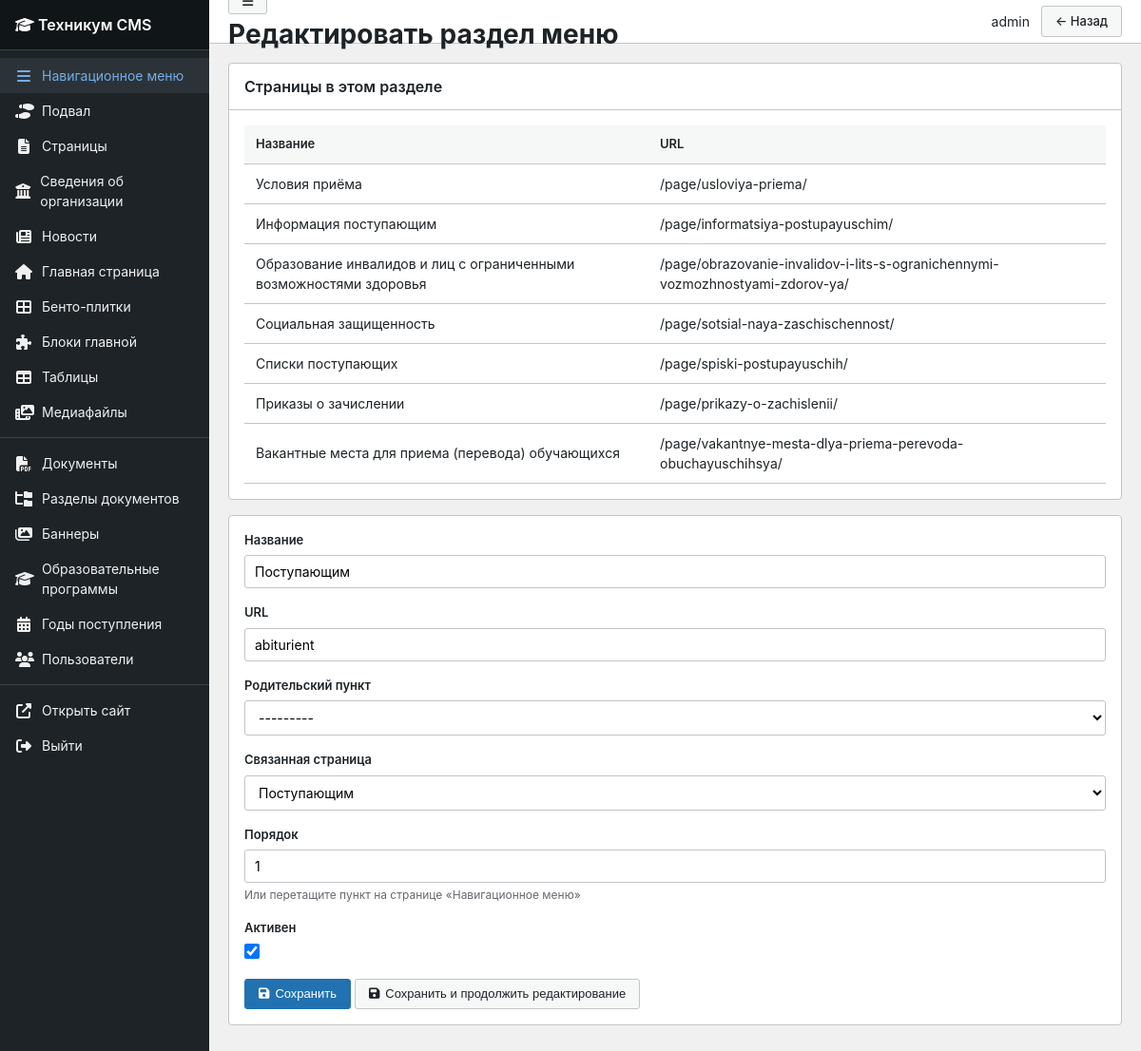
Page /panel/menu/2/edit/ (signed in) on the committed database.
### cms/models.py (models this page shows, shortened)
class MenuItem(MPTTModel):
    title = models.CharField('Название', max_length=200)
    slug = models.SlugField('URL', max_length=200, unique=True, blank=True)
    parent = TreeForeignKey(
        'self',
        on_delete=models.CASCADE,
        null=True,
        blank=True,
        related_name='children',
        verbose_name='Родительский пункт'
    )
    page = models.OneToOneField(
        'Page',
        on_delete=models.SET_NULL,
        null=True,
        blank=True,
        related_name='menu_item',
        verbose_name='Связанная страница'
    )
    order = models.IntegerField('Порядок', default=0)
    is_active = models.BooleanField('Активен', default=True)
    created_at = models.DateTimeField('Создано', auto_now_add=True)
    updated_at = models.DateTimeField('Обновлено', auto_now=True)
    class MPTTMeta:
        order_insertion_by = ['order']
    class Meta:
        verbose_name = 'Пункт меню'
        verbose_name_plural = 'Навигационное меню'
        ordering = ['order', 'title']
    def __str__(self):
        return self.title
    def get_absolute_url(self):
        children = self.get_children().filter(is_active=True).order_by('order', 'title')
        for child in children:
            if child.page_id:
                return child.page.get_absolute_url()
            if child.slug:
                return self._url_for_slug(child.slug)
        if self.page_id:
            return self.page.get_absolute_url()
        if self.slug:
            return self._url_for_slug(self.slug)
        return '#'
    @staticmethod
    def _url_for_slug(slug):
        if slug in ('news', 'novosti', 'novosti-test'):
            return '/news/'
        return f'/page/{slug}/'

### cms/panel_views.py (the view)
# urls.py: path('menu/<int:pk>/edit/', panel_views.menu_edit, name='menu_edit'),
@staff_required
def menu_edit(request, pk=None):
    obj = get_object_or_404(MenuItem, pk=pk) if pk else None
    section_pages = []
    if obj:
        section_pages = list(obj.get_children().filter(is_active=True).order_by('order', 'title'))
        if not section_pages and obj.page:
            section_pages = list(
                MenuItem.objects.filter(parent=obj.parent, is_active=True).order_by('order', 'title')
            ) if obj.parent else []
    if request.method == 'POST':
        form = MenuItemForm(request.POST, instance=obj)
        if form.is_valid():
            obj = form.save()
            messages.success(request, 'Пункт меню сохранён')
            if '_continue' in request.POST:
                return redirect('panel:menu_edit', pk=obj.pk)
            return redirect('panel:menu_list')
    else:
        form = MenuItemForm(instance=obj)
    return render(request, 'panel/menu_form.html', {
        'form': form,
        'object': obj,
        'section_pages': section_pages,
        'active_menu': 'menu',
        'title': 'Редактировать раздел меню' if obj else 'Добавить раздел меню',
        'back_url': reverse('panel:menu_list'),
    })

### cms/panel_forms.py
class MenuItemForm(StyledModelForm):
    class Meta:
        model = MenuItem
        fields = ['title', 'slug', 'parent', 'page', 'order', 'is_active']
        help_texts = {
            'order': 'Или перетащите пункт на странице «Навигационное меню»',
        }

### cms/context_processors.py (called while the page is built)
def _dedupe_root_menu(items):
    items = list(items)
    best = {}
    for item in items:
        key = (item.title or '').strip().casefold()
        if not key:
            continue
        children = item.get_children().filter(is_active=True).count()
        score = (1 if item.page_id else 0, children, -item.order, item.pk)
        prev = best.get(key)
        if prev is None or score > prev[1]:
            best[key] = (item.pk, score)
    keep = {pk for pk, _ in best.values()}
    return [item for item in items if item.pk in keep]

def get_root_menu_items():
    menu_items = MenuItem.objects.filter(
        parent=None, is_active=True
    ).order_by('order', 'title')
    return _dedupe_root_menu(menu_items)

def site_context(request):
    homepage = HomePage.load()
    return {
        'site_settings': homepage,
        'menu_items': get_root_menu_items(),
    }

### cms/models.py (called while the page is built)
    def __str__(self):
        if self.parent:
            return f'{self.parent.title} → {self.title}'
        return self.title

    @classmethod
    def load(cls):
        obj, created = cls.objects.get_or_create(pk=1)
        return obj

### cms/panel_views.py (called while the page is built)
def staff_required(view_func):
    decorated = login_required(
        user_passes_test(lambda u: u.is_staff)(view_func)
    )
    return decorated

### templates/panel/menu_form.html (shortened to what this page needs)
{% extends 'panel/base.html' %}
{% block topbar_actions %}
<a href="{{ back_url }}" class="btn btn-secondary">← Назад</a>
{% endblock %}
{% block content %}
{% if section_pages %}
<div class="wp-card" style="margin-bottom:16px;">
    <div class="wp-card-header"><h2>Страницы в этом разделе</h2></div>
    <div class="wp-card-body">
        <table class="wp-table">
            <thead><tr><th>Название</th><th>URL</th><th></th></tr></thead>
            <tbody>
                {% for p in section_pages %}
                <tr>
                    <td>{{ p.title }}</td>
                    <td>{{ p.get_absolute_url }}</td>
                    <td>
                    </td>
                </tr>
                {% endfor %}
            </tbody>
        </table>
    </div>
</div>
{% endif %}
<form method="post">
    <div class="wp-card">
        <div class="wp-card-body">
            {% for field in form %}
            <div class="form-group">
                <label>{{ field.label }}</label>
                {{ field }}
                {% if field.help_text %}<div class="form-help">{{ field.help_text }}</div>{% endif %}
            </div>
            {% endfor %}
            <button type="submit" name="_save" class="btn btn-primary"><i class="fas fa-save"></i> Сохранить</button>
            <button type="submit" name="_continue" class="btn btn-secondary"><i class="fas fa-save"></i> Сохранить и продолжить редактирование</button>
        </div>
    </div>
</form>
{% endblock %}

### templates/panel/base.html (shortened to what this page needs)
{% load static %}
<!DOCTYPE html>
<html lang="ru">
<head>
    <link rel="stylesheet" href="https://cdnjs.cloudflare.com/ajax/libs/font-awesome/6.4.0/css/all.min.css">
    <link rel="stylesheet" href="{% static 'panel/admin.css' %}">
</head>
<body class="{% block body_class %}{% endblock %}">
<div class="wp-admin">
    <aside class="wp-sidebar" id="wp-sidebar">
        <div class="wp-sidebar-logo">
            <a href="{% url 'panel:dashboard' %}"><i class="fas fa-graduation-cap"></i> <span>Техникум CMS</span></a>
        </div>
        <ul class="wp-menu">
            <li class="wp-menu-item {% if active_menu == 'menu' %}active{% endif %}">
                <a href="{% url 'panel:menu_list' %}"><i class="fas fa-bars"></i> <span>Навигационное меню</span></a>
            </li>
            <li class="wp-menu-item {% if active_menu == 'footer' %}active{% endif %}">
                <a href="{% url 'panel:footer' %}"><i class="fas fa-shoe-prints"></i> <span>Подвал</span></a>
            </li>
            <li class="wp-menu-item {% if active_menu == 'pages' %}active{% endif %}">
                <a href="{% url 'panel:page_list' %}"><i class="fas fa-file-lines"></i> <span>Страницы</span></a>
            </li>
            <li class="wp-menu-item {% if active_menu == 'organization' %}active{% endif %}">
                <a href="{% url 'panel:organization_hub' %}"><i class="fas fa-building-columns"></i> <span>Сведения об организации</span></a>
            </li>
            <li class="wp-menu-item {% if active_menu == 'news' %}active{% endif %}">
                <a href="{% url 'panel:news_list' %}"><i class="fas fa-newspaper"></i> <span>Новости</span></a>
            </li>
            <li class="wp-menu-item {% if active_menu == 'homepage' %}active{% endif %}">
                <a href="{% url 'panel:homepage' %}"><i class="fas fa-house"></i> <span>Главная страница</span></a>
            </li>
            <li class="wp-menu-item {% if active_menu == 'quicklinks' %}active{% endif %}">
                <a href="{% url 'panel:quicklink_list' %}"><i class="fas fa-th-large"></i> <span>Бенто-плитки</span></a>
            </li>
            <li class="wp-menu-item {% if active_menu == 'homeblocks' %}active{% endif %}">
                <a href="{% url 'panel:homeblock_list' %}"><i class="fas fa-puzzle-piece"></i> <span>Блоки главной</span></a>
            </li>
            <li class="wp-menu-item {% if active_menu == 'tables' %}active{% endif %}">
                <a href="{% url 'panel:table_list' %}"><i class="fas fa-table"></i> <span>Таблицы</span></a>
            </li>
            <li class="wp-menu-item {% if active_menu == 'media' %}active{% endif %}">
                <a href="{% url 'panel:media' %}"><i class="fas fa-photo-film"></i> <span>Медиафайлы</span></a>
            </li>
            <li class="wp-menu-separator"></li>
            <li class="wp-menu-item {% if active_menu == 'documents' %}active{% endif %}">
                <a href="{% url 'panel:document_list' %}"><i class="fas fa-file-pdf"></i> <span>Документы</span></a>
            </li>
            <li class="wp-menu-item {% if active_menu == 'docsections' %}active{% endif %}">
                <a href="{% url 'panel:docsection_list' %}"><i class="fas fa-folder-tree"></i> <span>Разделы документов</span></a>
            </li>
            <li class="wp-menu-item {% if active_menu == 'banners' %}active{% endif %}">
                <a href="{% url 'panel:banner_list' %}"><i class="fas fa-images"></i> <span>Баннеры</span></a>
            </li>
            <li class="wp-menu-item {% if active_menu == 'programs' %}active{% endif %}">
                <a href="{% url 'panel:program_list' %}"><i class="fas fa-graduation-cap"></i> <span>Образовательные программы</span></a>
            </li>
            <li class="wp-menu-item {% if active_menu == 'admission_years' %}active{% endif %}">
                <a href="{% url 'panel:admission_year_list' %}"><i class="fas fa-calendar-alt"></i> <span>Годы поступления</span></a>
            </li>
            {% if request.user.is_superuser %}
            <li class="wp-menu-item {% if active_menu == 'users' %}active{% endif %}">
                <a href="{% url 'panel:user_list' %}"><i class="fas fa-users"></i> <span>Пользователи</span></a>
            </li>
            {% endif %}
            <li class="wp-menu-separator"></li>
            <li class="wp-menu-item">
                <a href="/" target="_blank"><i class="fas fa-external-link-alt"></i> <span>Открыть сайт</span></a>
            </li>
            <li class="wp-menu-item">
                <a href="{% url 'panel:logout' %}"><i class="fas fa-right-from-bracket"></i> <span>Выйти</span></a>
            </li>
        </ul>
    </aside>
    <div class="wp-main">
        <header class="wp-topbar">
            <div class="wp-topbar-left">
                <button type="button" class="btn btn-secondary btn-sidebar-toggle" id="btn-sidebar-toggle" title="Свернуть / развернуть меню" aria-label="Свернуть меню">
                    <i class="fas fa-bars"></i>
                </button>
                <h1>{{ title|default:"Панель управления" }}</h1>
            </div>
            <div class="wp-topbar-actions">
                <span>{{ request.user.get_full_name|default:request.user.username }}</span>
                {% block topbar_actions %}{% endblock %}
            </div>
        </header>
        <div class="wp-content">
            {% block content %}{% endblock %}
        </div>
    </div>
</div>
</body>
</html>

### static/panel/admin.css (style rules this page uses)
:root { --wp-sidebar: #1d2327; --wp-sidebar-hover: #2c3338; --wp-accent: #2271b1; --wp-accent-hover: #135e96; --wp-green: #00a32a; --wp-border: #c3c4c7; --wp-bg: #f0f0f1; --wp-text: #1d2327; --wp-muted: #646970; --sidebar-width: 220px; --topbar-height: 46px; }
* { margin: 0; padding: 0; box-sizing: border-box; }
body { font-family: -apple-system, BlinkMacSystemFont, "Segoe UI", Roboto, Oxygen-Sans, Ubuntu, Cantarell, "Helvetica Neue", sans-serif; font-size: 14px; color: var(--wp-text); background: var(--wp-bg); line-height: 1.5; }
a { color: var(--wp-accent); text-decoration: none; }
.wp-admin { display: flex; min-height: 100vh; }
.wp-sidebar { width: var(--sidebar-width); background: var(--wp-sidebar); color: #f0f0f1; position: fixed; top: 0; left: 0; bottom: 0; overflow-y: auto; z-index: 100; }
.wp-sidebar-logo { padding: 14px 16px; font-size: 16px; font-weight: 600; border-bottom: 1px solid #3c434a; background: #101517; }
.wp-sidebar-logo a { color: #fff; }
.wp-menu { list-style: none; padding: 8px 0; }
.wp-menu-item a { display: flex; align-items: center; gap: 10px; padding: 8px 16px; color: #f0f0f1; transition: background 0.15s; }
.wp-menu-item a:hover, .wp-menu-item.active a { background: var(--wp-sidebar-hover); color: #72aee6; }
.wp-menu-item i { width: 18px; text-align: center; font-size: 16px; }
.wp-menu-separator { height: 1px; background: #3c434a; margin: 8px 0; }
.wp-main { flex: 1; margin-left: var(--sidebar-width); min-height: 100vh; }
.wp-topbar { height: var(--topbar-height); background: #fff; border-bottom: 1px solid var(--wp-border); display: flex; align-items: center; justify-content: space-between; padding: 0 20px; position: sticky; top: 0; z-index: 50; }
.wp-topbar-actions { display: flex; align-items: center; gap: 12px; }
.wp-content { padding: 20px; max-width: 1200px; }
.wp-card { background: #fff; border: 1px solid var(--wp-border); border-radius: 4px; margin-bottom: 20px; }
.wp-card-header { padding: 12px 16px; border-bottom: 1px solid var(--wp-border); display: flex; align-items: center; justify-content: space-between; }
.wp-card-header h2 { font-size: 16px; font-weight: 600; }
.wp-card-body { padding: 16px; }
.wp-table { width: 100%; border-collapse: collapse; }
.wp-table th, .wp-table td { padding: 10px 12px; text-align: left; border-bottom: 1px solid var(--wp-border); }
.wp-table th { background: #f6f7f7; font-weight: 600; font-size: 13px; }
.btn { display: inline-flex; align-items: center; gap: 6px; padding: 6px 14px; border: 1px solid transparent; border-radius: 3px; font-size: 13px; font-weight: 500; cursor: pointer; text-decoration: none; line-height: 1.4; transition: all 0.15s; }
.btn-primary { background: var(--wp-accent); color: #fff; border-color: var(--wp-accent); }
.btn-secondary { background: #f6f7f7; color: var(--wp-text); border-color: var(--wp-border); }
.form-group { margin-bottom: 16px; }
.form-group label { display: block; margin-bottom: 6px; font-weight: 600; font-size: 13px; }
.form-control, .form-select { width: 100%; padding: 8px 10px; border: 1px solid var(--wp-border); border-radius: 3px; font-size: 14px; font-family: inherit; background: #fff; }
.form-check-input { width: 16px; height: 16px; }
.form-help { font-size: 12px; color: var(--wp-muted); margin-top: 4px; }
.wp-card-header { display: flex; align-items: center; justify-content: space-between; gap: 12px; flex-wrap: wrap; }

### rows in the picture
MenuItem: title "Условия приёма", get_absolute_url "/page/usloviya-priema/"
MenuItem: title "Информация поступающим", get_absolute_url "/page/informatsiya-postupayuschim/"
MenuItem: title "Образование инвалидов и лиц с ограниченными возможностями здоровья", get_absolute_url "/page/obrazovanie-invalidov-i-lits-s-ogranichennymi-vozmozhnostyami-zdorov-ya/"
MenuItem: title "Социальная защищенность", get_absolute_url "/page/sotsial-naya-zaschischennost/"
MenuItem: title "Списки поступающих", get_absolute_url "/page/spiski-postupayuschih/"
MenuItem: title "Приказы о зачислении", get_absolute_url "/page/prikazy-o-zachislenii/"
MenuItem: title "Вакантные места для приема (перевода) обучающихся", get_absolute_url "/page/vakantnye-mesta-dlya-priema-perevoda-obuchayuschihsya/"
MenuItem: form "Поступающим" "abiturient" "---------" "Поступающим" "1" "☑"

### other values in the picture
{{ title|default:"Панель управления" }} "Редактировать раздел меню"
{{ request.user.get_full_name|default:request.user.username }} "admin"
{{ field.label }} "Название" "URL" "Родительский пункт" "Связанная страница" "Порядок" "Активен"
{{ field.help_text }} "Или перетащите пункт на странице «Навигационное меню»"
